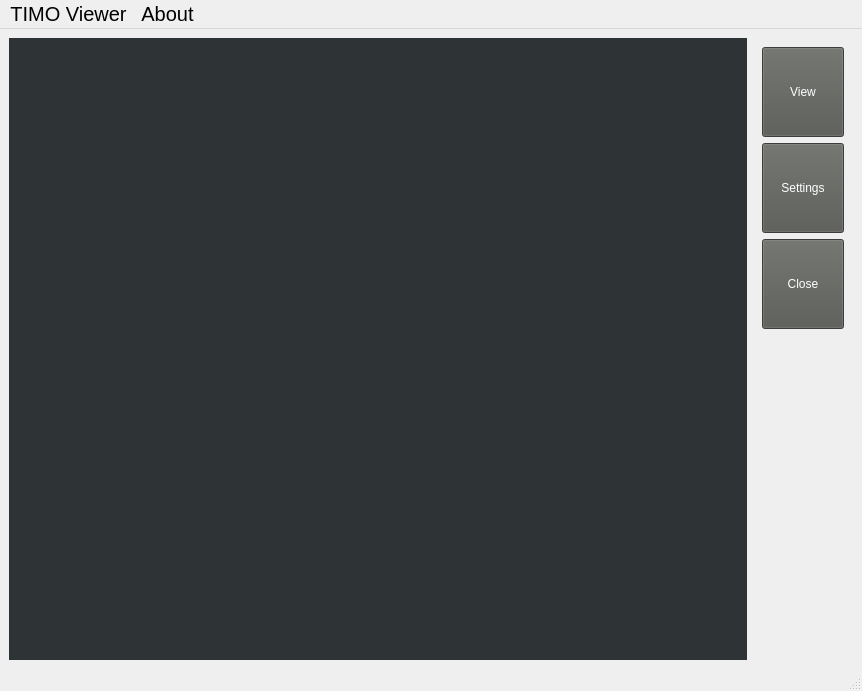
<?xml version="1.0" encoding="UTF-8"?>
<ui version="4.0">
 <class>MainWindow</class>
 <widget class="QMainWindow" name="MainWindow">
  <property name="geometry">
   <rect>
    <x>0</x>
    <y>0</y>
    <width>862</width>
    <height>691</height>
   </rect>
  </property>
  <property name="windowTitle">
   <string>TIMO 120</string>
  </property>
  <widget class="QWidget" name="centralwidget">
   <layout class="QGridLayout" name="gridLayout_2">
    <item row="0" column="1">
     <widget class="QWidget" name="widget" native="true">
      <property name="sizePolicy">
       <sizepolicy hsizetype="Fixed" vsizetype="Fixed">
        <horstretch>0</horstretch>
        <verstretch>0</verstretch>
       </sizepolicy>
      </property>
      <property name="minimumSize">
       <size>
        <width>100</width>
        <height>300</height>
       </size>
      </property>
      <layout class="QGridLayout" name="gridLayout">
       <item row="2" column="0">
        <widget class="QPushButton" name="pClose">
         <property name="sizePolicy">
          <sizepolicy hsizetype="Expanding" vsizetype="Expanding">
           <horstretch>0</horstretch>
           <verstretch>0</verstretch>
          </sizepolicy>
         </property>
         <property name="styleSheet">
          <string notr="true">background-color: rgb(85, 87, 83);
color: rgb(255, 255, 255);</string>
         </property>
         <property name="text">
          <string>Close</string>
         </property>
        </widget>
       </item>
       <item row="0" column="0">
        <widget class="QPushButton" name="pView">
         <property name="sizePolicy">
          <sizepolicy hsizetype="Expanding" vsizetype="Expanding">
           <horstretch>0</horstretch>
           <verstretch>0</verstretch>
          </sizepolicy>
         </property>
         <property name="styleSheet">
          <string notr="true">background-color: rgb(85, 87, 83);
color: rgb(255, 255, 255);</string>
         </property>
         <property name="text">
          <string>View</string>
         </property>
        </widget>
       </item>
       <item row="1" column="0">
        <widget class="QPushButton" name="pSet">
         <property name="sizePolicy">
          <sizepolicy hsizetype="Expanding" vsizetype="Expanding">
           <horstretch>0</horstretch>
           <verstretch>0</verstretch>
          </sizepolicy>
         </property>
         <property name="styleSheet">
          <string notr="true">background-color: rgb(85, 87, 83);
color: rgb(255, 255, 255);</string>
         </property>
         <property name="text">
          <string>Settings</string>
         </property>
        </widget>
       </item>
      </layout>
     </widget>
    </item>
    <item row="1" column="1">
     <spacer name="verticalSpacer">
      <property name="orientation">
       <enum>Qt::Vertical</enum>
      </property>
      <property name="sizeHint" stdset="0">
       <size>
        <width>20</width>
        <height>40</height>
       </size>
      </property>
     </spacer>
    </item>
    <item row="0" column="0" rowspan="2">
     <widget class="QStackedWidget" name="sWidget">
      <property name="styleSheet">
       <string notr="true">background-color: rgb(46, 52, 54);</string>
      </property>
      <widget class="QWidget" name="p0">
       <layout class="QGridLayout" name="gridLayout_4">
        <item row="0" column="0">
         <widget class="QLabel" name="label">
          <property name="text">
           <string/>
          </property>
          <property name="pixmap">
           <pixmap>../LOGO/timo120.png</pixmap>
          </property>
          <property name="scaledContents">
           <bool>true</bool>
          </property>
         </widget>
        </item>
       </layout>
      </widget>
      <widget class="QWidget" name="p1">
       <layout class="QGridLayout" name="gridLayout_3">
        <item row="0" column="0">
         <widget class="QLabel" name="image">
          <property name="text">
           <string/>
          </property>
          <property name="scaledContents">
           <bool>true</bool>
          </property>
         </widget>
        </item>
       </layout>
      </widget>
      <widget class="QWidget" name="p2"/>
     </widget>
    </item>
   </layout>
  </widget>
  <widget class="QMenuBar" name="menubar">
   <property name="geometry">
    <rect>
     <x>0</x>
     <y>0</y>
     <width>862</width>
     <height>28</height>
    </rect>
   </property>
   <property name="font">
    <font>
     <pointsize>15</pointsize>
    </font>
   </property>
   <widget class="QMenu" name="menuTIMO_Viewer">
    <property name="font">
     <font>
      <pointsize>15</pointsize>
     </font>
    </property>
    <property name="title">
     <string>TIMO Viewer</string>
    </property>
    <addaction name="aView"/>
    <addaction name="aSet"/>
    <addaction name="aClose"/>
   </widget>
   <widget class="QMenu" name="menuAbout">
    <property name="title">
     <string>About</string>
    </property>
    <addaction name="aAbout"/>
   </widget>
   <addaction name="menuTIMO_Viewer"/>
   <addaction name="menuAbout"/>
  </widget>
  <widget class="QStatusBar" name="statusbar"/>
  <action name="aView">
   <property name="text">
    <string>View</string>
   </property>
   <property name="font">
    <font>
     <pointsize>15</pointsize>
    </font>
   </property>
  </action>
  <action name="aSet">
   <property name="text">
    <string>Settings</string>
   </property>
   <property name="font">
    <font>
     <pointsize>15</pointsize>
    </font>
   </property>
  </action>
  <action name="aClose">
   <property name="text">
    <string>Close</string>
   </property>
   <property name="font">
    <font>
     <pointsize>15</pointsize>
    </font>
   </property>
  </action>
  <action name="aAbout">
   <property name="text">
    <string>About</string>
   </property>
   <property name="font">
    <font>
     <pointsize>15</pointsize>
    </font>
   </property>
  </action>
 </widget>
 <resources/>
 <connections/>
</ui>
